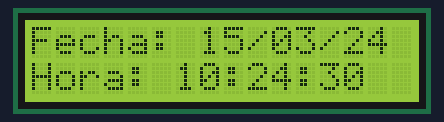
Simulated run of this sketch. Board: Arduino Uno, built with avr-gcc and run on an emulated ATmega328P. Shown: 16×2 character LCD. The local clock reads 2024-03-15 10:24:30 at power-on unless the sketch sets it; what the sketch prints to the serial monitor is not drawn.

Above: at 0.2 s.
At 4.4 s:
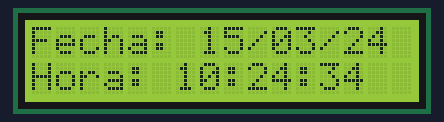
At 9.6 s:
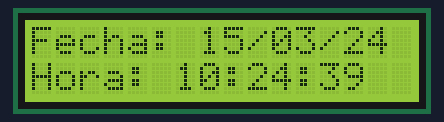
At 18.9 s:
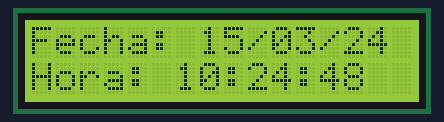
At 28.2 s:
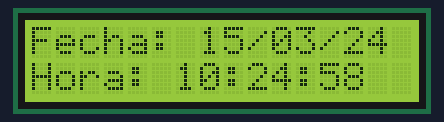
At 38.6 s:
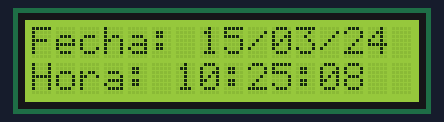

Measured:
- what the display in image 1 shows lasts 1.1 s, from 4.3 s to 5.4 s

The sketch:

DS1302_RTC_24Hr_Format.ino
```cpp
#include <LiquidCrystal_I2C.h>
LiquidCrystal_I2C lcd(0x27,20,4);
#include <DS1302.h>
DS1302 rtc(4, 7, 8); //RST,DAT,CLK Pins of the DS1302 Module
bool alarma=true;

void setup()
{
  Serial.begin(9600);
  rtc.halt(false);
  rtc.writeProtect(false);
  //Comentar esta parte si no utilizas el lcd
  lcd.backlight();
  lcd.init();
  lcd.begin(16, 2);
  //Esta seccion es para colocar la hora y la fecha manualmente
  /*rtc.setDOW(FRIDAY);      //name of the day of the week
  rtc.setTime(17, 43, 00);  //Hour, Min, Sec
  rtc.setDate(02, 02, 2024); //Day, Month, Year */
  Serial.println(rtc.getDateStr(FORMAT_SHORT, FORMAT_LITTLEENDIAN, '/'));
}

void loop()
{
  //Comentar esta parte si no se utiliza el lcd
  lcd.setCursor(0,1);
  lcd.print("Hora: ");
  lcd.setCursor(6, 1);
  lcd.print(rtc.getTimeStr());
  lcd.setCursor(0, 0);
  lcd.print("Fecha:");
  lcd.setCursor(7,0);
  lcd.print(rtc.getDateStr(FORMAT_SHORT, FORMAT_LITTLEENDIAN, '/'));

  Serial.println(rtc.getTimeStr());
  if(rtc.getTimeStr()=="17:33:00"){
    if(alarma=true){
      Serial.println("Activada");
      digitalWrite(12,HIGH);
      alarma=false;
    }

  }if(rtc.getTimeStr()=="17:34:00"){
    Serial.println("Desactivada");
    digitalWrite(12,LOW);
    alarma=true;
  }
  //lcd.setCursor(13,1);
  //lcd.print(rtc.getDOWStr());
  delay (1000);


}
```
